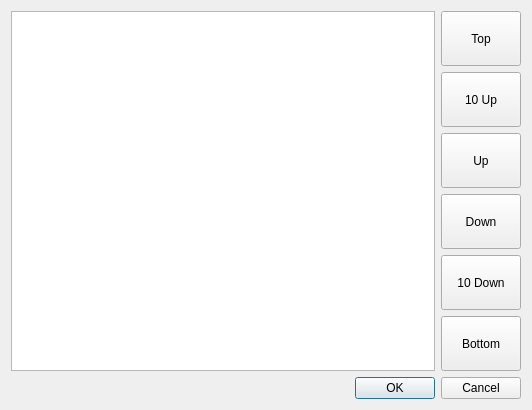
<?xml version="1.0" encoding="UTF-8"?>
<ui version="4.0">
 <class>ReorderDialog</class>
 <widget class="QDialog" name="ReorderDialog">
  <property name="geometry">
   <rect>
    <x>0</x>
    <y>0</y>
    <width>532</width>
    <height>410</height>
   </rect>
  </property>
  <property name="windowTitle">
   <string>Dialog</string>
  </property>
  <layout class="QVBoxLayout" name="verticalLayout_2">
   <item>
    <layout class="QHBoxLayout" name="horizontalLayout">
     <item>
      <widget class="QListWidget" name="listWidget"/>
     </item>
     <item>
      <layout class="QVBoxLayout" name="verticalLayout">
       <item>
        <widget class="QPushButton" name="top">
         <property name="sizePolicy">
          <sizepolicy hsizetype="Minimum" vsizetype="MinimumExpanding">
           <horstretch>0</horstretch>
           <verstretch>0</verstretch>
          </sizepolicy>
         </property>
         <property name="text">
          <string>Top</string>
         </property>
        </widget>
       </item>
       <item>
        <widget class="QPushButton" name="up10">
         <property name="sizePolicy">
          <sizepolicy hsizetype="Minimum" vsizetype="MinimumExpanding">
           <horstretch>0</horstretch>
           <verstretch>0</verstretch>
          </sizepolicy>
         </property>
         <property name="text">
          <string>10 Up</string>
         </property>
        </widget>
       </item>
       <item>
        <widget class="QPushButton" name="up">
         <property name="sizePolicy">
          <sizepolicy hsizetype="Minimum" vsizetype="MinimumExpanding">
           <horstretch>0</horstretch>
           <verstretch>0</verstretch>
          </sizepolicy>
         </property>
         <property name="text">
          <string>Up</string>
         </property>
        </widget>
       </item>
       <item>
        <widget class="QPushButton" name="down">
         <property name="sizePolicy">
          <sizepolicy hsizetype="Minimum" vsizetype="MinimumExpanding">
           <horstretch>0</horstretch>
           <verstretch>0</verstretch>
          </sizepolicy>
         </property>
         <property name="text">
          <string>Down</string>
         </property>
        </widget>
       </item>
       <item>
        <widget class="QPushButton" name="down10">
         <property name="sizePolicy">
          <sizepolicy hsizetype="Minimum" vsizetype="MinimumExpanding">
           <horstretch>0</horstretch>
           <verstretch>0</verstretch>
          </sizepolicy>
         </property>
         <property name="text">
          <string>10 Down</string>
         </property>
        </widget>
       </item>
       <item>
        <widget class="QPushButton" name="bottom">
         <property name="sizePolicy">
          <sizepolicy hsizetype="Minimum" vsizetype="MinimumExpanding">
           <horstretch>0</horstretch>
           <verstretch>0</verstretch>
          </sizepolicy>
         </property>
         <property name="text">
          <string>Bottom</string>
         </property>
        </widget>
       </item>
      </layout>
     </item>
    </layout>
   </item>
   <item>
    <widget class="QDialogButtonBox" name="buttonBox">
     <property name="orientation">
      <enum>Qt::Horizontal</enum>
     </property>
     <property name="standardButtons">
      <set>QDialogButtonBox::Cancel|QDialogButtonBox::Ok</set>
     </property>
    </widget>
   </item>
  </layout>
 </widget>
 <resources/>
 <connections>
  <connection>
   <sender>buttonBox</sender>
   <signal>accepted()</signal>
   <receiver>ReorderDialog</receiver>
   <slot>accept()</slot>
   <hints>
    <hint type="sourcelabel">
     <x>248</x>
     <y>254</y>
    </hint>
    <hint type="destinationlabel">
     <x>157</x>
     <y>274</y>
    </hint>
   </hints>
  </connection>
  <connection>
   <sender>buttonBox</sender>
   <signal>rejected()</signal>
   <receiver>ReorderDialog</receiver>
   <slot>reject()</slot>
   <hints>
    <hint type="sourcelabel">
     <x>316</x>
     <y>260</y>
    </hint>
    <hint type="destinationlabel">
     <x>286</x>
     <y>274</y>
    </hint>
   </hints>
  </connection>
 </connections>
</ui>
